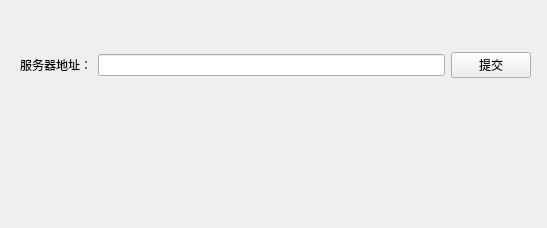
<?xml version="1.0" encoding="UTF-8"?>
<ui version="4.0">
 <class>Form</class>
 <widget class="QWidget" name="Form">
  <property name="geometry">
   <rect>
    <x>0</x>
    <y>0</y>
    <width>547</width>
    <height>228</height>
   </rect>
  </property>
  <property name="windowTitle">
   <string>Form</string>
  </property>
  <widget class="QWidget" name="gridLayoutWidget">
   <property name="geometry">
    <rect>
     <x>20</x>
     <y>30</y>
     <width>511</width>
     <height>71</height>
    </rect>
   </property>
   <layout class="QGridLayout" name="gridLayout">
    <item row="0" column="1">
     <widget class="QLineEdit" name="lineEdit"/>
    </item>
    <item row="0" column="0">
     <widget class="QLabel" name="label">
      <property name="text">
       <string>服务器地址：</string>
      </property>
     </widget>
    </item>
    <item row="0" column="2">
     <widget class="QPushButton" name="pushButton">
      <property name="text">
       <string>提交</string>
      </property>
     </widget>
    </item>
   </layout>
  </widget>
 </widget>
 <resources/>
 <connections/>
</ui>
